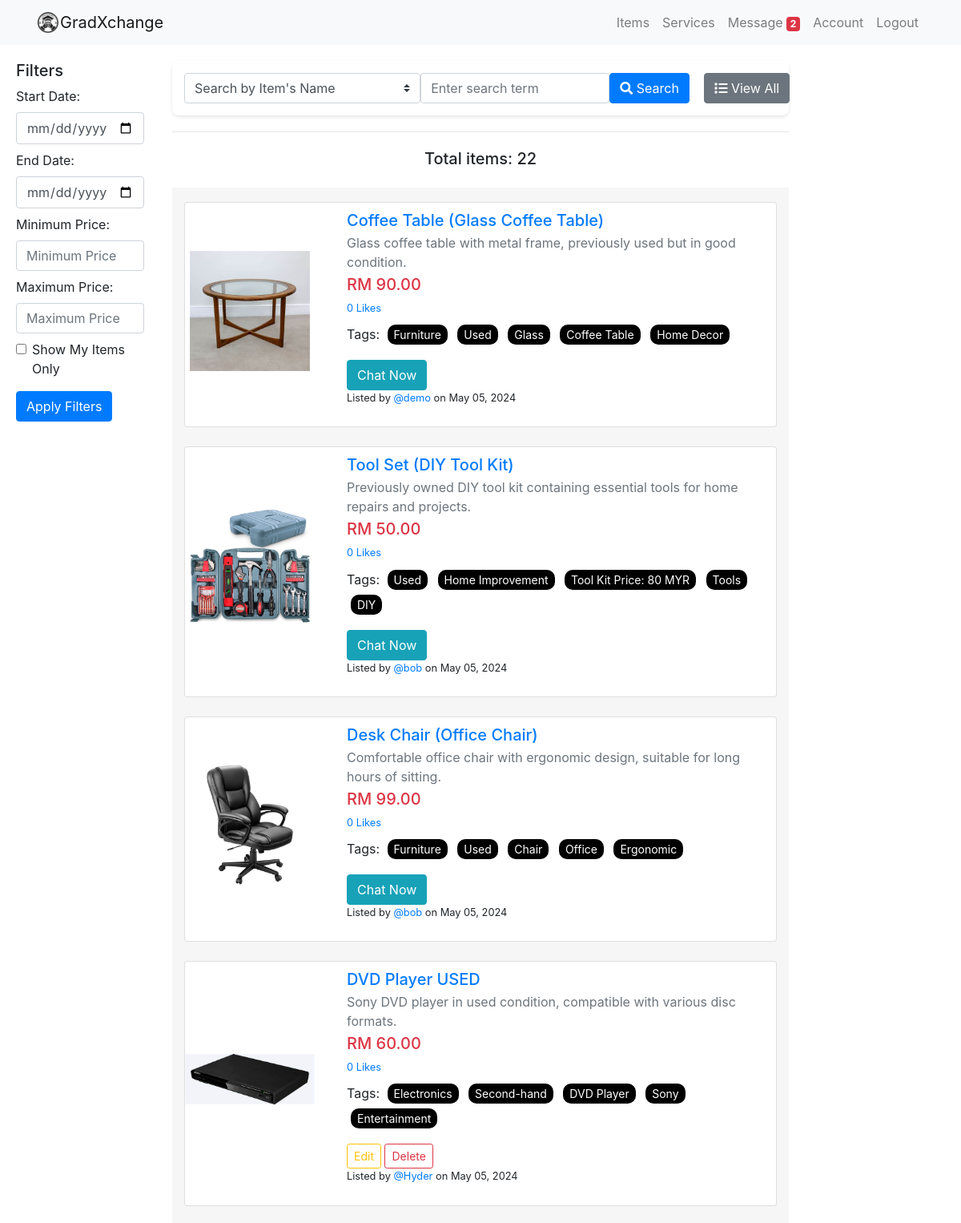
The page /item/ (signed in, upper part) on the database its author committed.
### item/models.py (models this page shows, shortened)
class Item(models.Model):
    tags = TaggableManager()
    item_name = models.CharField(max_length=200)
    item_desc = models.CharField(max_length=200)
    item_detail = models.CharField(max_length=2000)
    item_price = models.DecimalField(max_digits=10, decimal_places=2, validators=[MinValueValidator(Decimal('0.01'))])
    item_image = models.ImageField(upload_to='images_item', default="notfound.png")
    created =  models.DateTimeField(auto_now_add=True)
    user_name = models.ForeignKey(settings.AUTH_USER_MODEL, on_delete=models.CASCADE,default=1)
    liked_by = models.ManyToManyField(settings.AUTH_USER_MODEL, related_name='item_liked',blank= True)

### item/views.py (the view)
# urls.py: path('', views.index, name='index'),
def index(request):
    item_list = Item.objects.select_related('user_name').annotate(like_count=Count('liked_by')).all().order_by('-created')  # Include related user data
    tag = request.GET.get('tag')
    if tag:
        item_list = item_list.filter(tags__name__in=[tag])
    min_price = request.GET.get('min_price')
    max_price = request.GET.get('max_price')
    start_date = request.GET.get('start_date')
    end_date = request.GET.get('end_date')
    show_my_items = request.GET.get('show_my_items', 'off')
    search_type = request.GET.get('search_type')
    search_query = request.GET.get('search_query')
    active_filter_name = None
    active_filter_value = None
    if search_type == 'item_name' and search_query:
        item_list = item_list.filter(item_name__icontains=search_query)
        active_filter_name = 'Item Name'
        active_filter_value = search_query
    elif search_type == 'seller_name' and search_query:
        item_list = item_list.filter(user_name__username__icontains=search_query)
        active_filter_name = 'Seller Name'
        active_filter_value = search_query
    if min_price and max_price:
        item_list = item_list.filter(item_price__gte=min_price, item_price__lte=max_price)
        active_filter_name = 'Price Range'
        active_filter_value = f"{min_price} to {max_price}"
    if start_date:
        start_date = datetime.strptime(start_date, '%Y-%m-%d')
        item_list = item_list.filter(created__gte=start_date)
    if end_date:
        end_date = datetime.strptime(end_date, '%Y-%m-%d')
        end_date = end_date + timedelta(days=1) - timedelta(seconds=1)
        item_list = item_list.filter(created__lt=end_date)  # Using __lt to include "just before midnight"
    if show_my_items == 'on':
        item_list = item_list.filter(user_name=request.user)
        active_filter_name = 'My Items'
        active_filter_value = 'My items'
    page_number = request.GET.get('page')
    paginator = Paginator(item_list, 12)  # Assuming 12 items per page
    page_obj = paginator.get_page(page_number)
    context = {
        'item_list': page_obj,
        'result_count': page_obj.paginator.count,
        'show_my_items': show_my_items,
        'active_filter_name': active_filter_name,
        'active_filter_value': active_filter_value,
        'tag': tag,  # Optionally pass the tag to highlight it or use it in the template
        'start_date': start_date,  # Pass start_date to the template
        'end_date': end_date,  # Pass end_date to the template
        'min_price': min_price,  # Pass min_price to the template
        'max_price': max_price,  # Pass max_price to the template
    }
    return render(request, 'item/index.html', context)

### item/templatetags/item_custom_filters.py (called while the page is built)
@register.filter
def remove_param(request_get, param):
    modified = request_get.copy()
    modified.pop(param, None)
    return modified.urlencode()

### users/context_processors.py (called while the page is built)
def unread_message_count(request):
    if request.user.is_authenticated:
        count = Message.objects.filter(recipient=request.user.profile, is_read=False).count()
        return {'unread_message_count': count}
    return {}

### item/templates/item/index.html (shortened to what this page needs)
{% extends 'users/base.html' %}
{% load static %}
{% load item_custom_filters %}
{% block body %}
<div class="container-fluid">
    <div class="row">
        <section class="col-md-2 filter-column collapse d-md-block" id="filterMenu">
            <h5>Filters</h5>
            <form action="" method="get" class="d-grid gap-2">
                <label for="start_date">Start Date:</label>
                <input type="date" id="start_date" name="start_date" class="form-control mb-2" placeholder="yyyy-mm-dd">
                <label for="end_date">End Date:</label>
                <input type="date" id="end_date" name="end_date" class="form-control mb-2" placeholder="yyyy-mm-dd">
                <label for="min_price">Minimum Price:</label>
                <input type="number" id="min_price" name="min_price" class="form-control mb-2"
                    placeholder="Minimum Price">
                <label for="max_price">Maximum Price:</label>
                <input type="number" id="max_price" name="max_price" class="form-control mb-2"
                    placeholder="Maximum Price">
                {% if user.is_authenticated %}
                <div class="form-check">
                    <input class="form-check-input" type="checkbox" value="on" name="show_my_items" id="showMyItems"
                        {%if request.GET.show_my_items == 'on' %}checked{% endif %}>
                    <label class="form-check-label" for="showMyItems">Show My Items Only</label>
                </div>
                {% endif %}
                <button class="btn btn-primary mt-3" type="submit">Apply Filters</button>
            </form>
        </section>
        <section class="col-12 col-md-8">
            <div id="searchFormContainer">
                <div id="searchForm">
                    <form action="" method="GET" class="input-group search-input-group">
                        <div class="row no-gutters align-items-center justify-content-center">
                            <div class="col-12 col-md-5">
                                <select class="form-control custom-select" name="search_type">
                                    <option value="item_name">Search by Item's Name</option>
                                </select>
                            </div>
                            <div class="col-12 col-md-4">
                                <input class="form-control" type="search" name="search_query"
                                    placeholder="Enter search term" aria-label="Search">
                            </div>
                            <div class="col-12 col-md-2">
                                <button class="btn btn-primary search-btn" type="submit"><i class="fas fa-search"></i>
                                    Search</button>
                            </div>
                            <div class="col-12 col-md-1">
                                <a href="{% url 'item:index' %}" class="btn btn-secondary view-all-btn"><i
                                        class="fas fa-list"></i> View All</a>
                            </div>
                        </div>
                    </form>
                </div>
            </div>
            <div class="text-center mb-4">
                <hr>
                <div class="text-center mb-4" style="padding-top: 5px;">
                    {% if min_price and max_price %}
                    <h5>Showing results for "Price range: RM {{ min_price|floatformat:"2" }} to RM {{ max_price|floatformat:"2" }}": {{ result_count }}</h5>
                    {% elif active_filter_name == 'Seller Name' %}
                    <h5>Showing results for {{ active_filter_name }} "{{ active_filter_value }}": {{ result_count }}</h5>
                    {% elif active_filter_name %}
                    <h5>Showing results for "{{ active_filter_value }}": {{ result_count }}</h5>
                    {% elif start_date and end_date %}
                    <h5>Showing results from "{{ start_date|date:"F j, Y" }}" to "{{ end_date|date:"F j, Y" }}": {{ result_count }}</h5>
                    {% else %}
                    <h5>Total items: {{ result_count }}</h5>
                    {% endif %}
                </div>
            </div>
            <div id="item-cards-section" style="background-color: #eeeeee8c;padding-top: 10px;">
                <div class="container py-2">
                    {% for item in item_list %}
                    <div class="card mb-4 zoom-card">
                        <div class="row align-items-center">
                            <div class="col-md-3">
                                <div class="bg-image zoom-image ripple" style="overflow: hidden;">
                                    <a href="{% url 'item:detail' item.id %}" class="text-reset">
                                        <img src="{{ item.item_image.url }}" class="img-fluid"
                                            style="width: 100%; height: 150px; object-fit: contain;">
                                    </a>
                                </div>
                            </div>
                            <div class="col-md-9">
                                <div class="card-body item-card-body">
                                    <a href="{% url 'item:detail' item.id %}" class="text-reset">
                                        <h5 class="card-title mb-1">{{ item.item_name }}</h5>
                                        <p class="mb-1 text-muted">{{ item.item_desc }}</p>
                                        <h5 class="mb-2 text-danger">RM {{ item.item_price }}</h5>
                                        <p class="small mb-2">{{ item.like_count }} Likes</p>
                                    </a>
                                    <div>
                                        <div class="tags">
                                            <p>Tags:
                                                {% if item.tags.all %}
                                                {% for tag in item.tags.all %}
                                                <a href="{% url 'item:index' %}?tag={{ tag.name }}"><span
                                                        class="tag">{{tag.name }}</span></a>
                                                {% endfor %}
                                                {% else %}
                                                <small>No Tags</small>
                                                {% endif %}
                                            </p>
                                        </div>
                                        {% if request.user != item.user_name %}
                                        <a id="send-message-btn" href="{% url 'chat' item.user_name.profile.pk %}"
                                            class="btn btn-info">Chat Now</a>
                                        {% else %}
                                        <a href="{% url 'item:update_item' item.id %}"
                                            class="btn btn-outline-warning btn-sm">Edit</a>
                                        <a href="{% url 'item:delete_item' item.id %}"
                                            class="btn btn-outline-danger btn-sm">Delete</a>
                                        {% endif %}
                                    </div>
                                    <p class="small">Listed by <a
                                            href="{% url 'account' item.user_name.username %}">@{{item.user_name}}</a>
                                        on {{ item.created|date:"F d, Y" }}</p>
                                </div>
                            </div>
                        </div>
                    </div>
                    {% empty %}
                    <div class="col-12">
                        <p class="text-center">No items found.</p>
                    </div>
                    {% endfor %}
                </div>
            </div>
        </section>
    </div>
    {% endblock %}

### static/css/style.css (style rules this page uses)
html, body { height: 100%; margin: 0; padding: 0; }
body { display: flex; flex-direction: column; }
.zoom-card { overflow: hidden; }
.zoom-image { transition: transform 0.5s ease; }
#send-message-btn { white-space: nowrap; }
.tags .tag { background-color: #000000; color: white; margin-left: 5px; padding: 2px 8px; border-radius: 10px; font-size: 0.875rem; }
.tag { display: inline-block; background-color: #000000; color: #ffffff; padding: 2px 8px; margin: 3px; border-radius: 3px; font-size: 0.8em; }
#item-cards-section .card { display: flex; flex-direction: column; height: 100%; }
#item-cards-section .card img { margin-bottom: 10px; }
#item-cards-section .card-body { flex-grow: 1; display: flex; flex-direction: column; }
#item-cards-section .card-title { margin-top: 0px; }
#item-cards-section .btn { margin-top: auto; }

### item/templates/item/index.html (style rules this page uses)
#searchFormContainer { width: 100%; display: flex; justify-content: center; margin-top: 20px; margin-bottom: 20px; }
#searchForm { max-width: 900px; width: 100%; padding: 15px; background-color: #fff; border-radius: 8px; box-shadow: 0 2px 4px rgba(0, 0, 0, 0.1); display: flex; align-items: center; }
.search-input-group { display: flex; flex-wrap: wrap; gap: 10px; width: 100%; }
.custom-select, .form-control { flex: 1 0 auto; }
.search-btn, .view-all-btn { flex: 0 1 auto; }
.filter-column, .ads-column { padding: 20px; background-color: white; }
.item-card-body { padding: 10px; display: flex; flex-direction: column; }
@media (min-width: 768px) { .search-btn, .view-all-btn { flex: 1; } }

### rows shown on the page
Item: item_image (picture), item_name "Coffee Table (Glass Coffee Table)", item_desc "Glass coffee table with metal frame, previously used but in good condition.", item_price "90.00", like_count "0", shows "Chat Now", user_name "demo", created "May 05, 2024"
Tag: name "Furniture"
Tag: name "Used"
Tag: name "Glass"
Tag: name "Coffee Table"
Tag: name "Home Decor"
Item: item_image (picture), item_name "Tool Set (DIY Tool Kit)", item_desc "Previously owned DIY tool kit containing essential tools for home repairs and projects.", item_price "50.00", like_count "0", shows "Chat Now", user_name "bob", created "May 05, 2024"
Tag: name "Home Improvement"
Tag: name "Tool Kit Price: 80 MYR"
Tag: name "Tools"
Tag: name "DIY"
Item: item_image (picture), item_name "Desk Chair (Office Chair)", item_desc "Comfortable office chair with ergonomic design, suitable for long hours of sitting.", item_price "99.00", like_count "0", shows "Chat Now", user_name "bob", created "May 05, 2024"
Tag: name "Chair"
Tag: name "Office"
Tag: name "Ergonomic"
Item: item_image (picture), item_name "DVD Player USED", item_desc "Sony DVD player in used condition, compatible with various disc formats.", item_price "60.00", like_count "0", shows "Edit", user_name "Hyder", created "May 05, 2024"
Tag: name "Electronics"
Tag: name "Second-hand"
Tag: name "DVD Player"
Tag: name "Sony"
Tag: name "Entertainment"

### other values the page prints
{{ unread_message_count }} "2"
{{ result_count }} "22"
